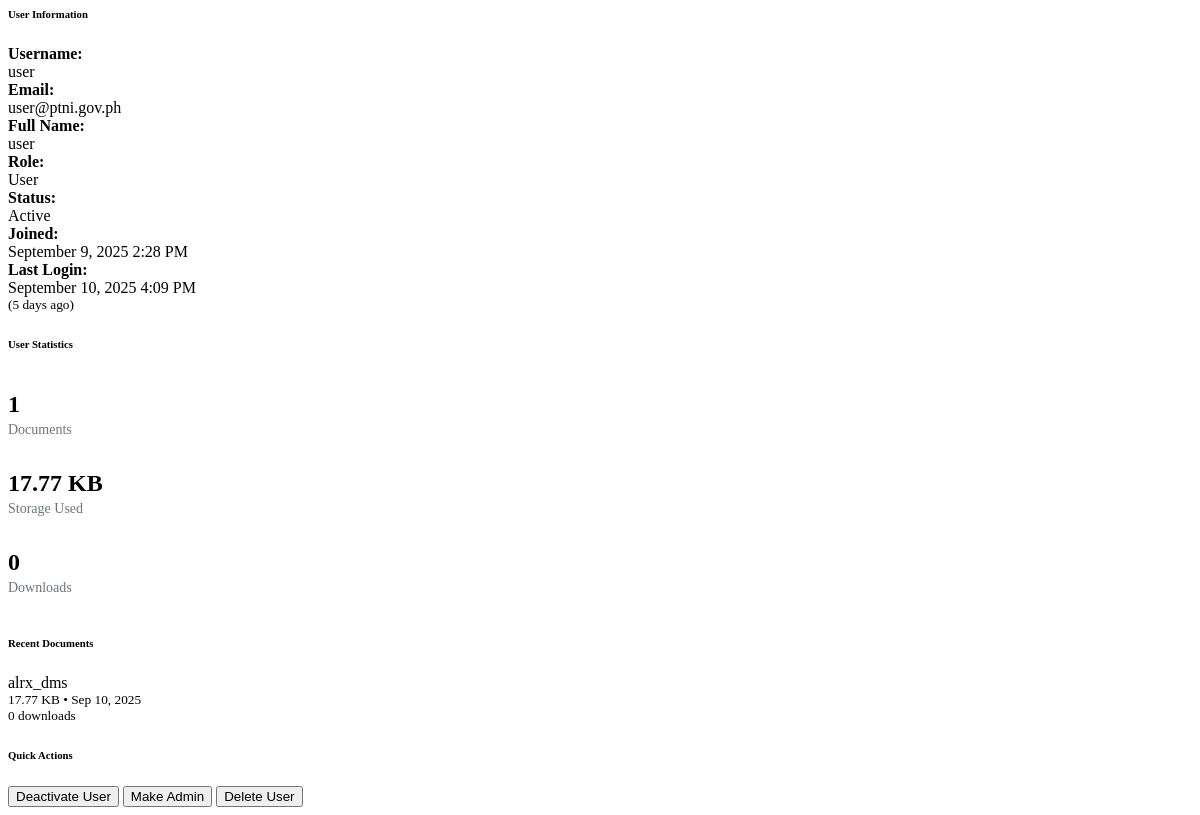
/superadmin/get_user_details.php?id=3 (signed in), run on the app's committed database.
### tables this page shows
CREATE TABLE `users` (
  `id` int(11) NOT NULL,
  `username` varchar(50) NOT NULL,
  `email` varchar(100) NOT NULL,
  `password` varchar(255) NOT NULL,
  `full_name` varchar(100) NOT NULL,
  `role` enum('user','admin','superadmin') NOT NULL,
  `status` enum('active','inactive','suspended') DEFAULT 'active',
  `last_login` timestamp NULL DEFAULT NULL,
  `avatar` varchar(255) DEFAULT NULL,
  `created_at` timestamp NOT NULL DEFAULT current_timestamp(),
  `updated_at` timestamp NOT NULL DEFAULT current_timestamp() ON UPDATE current_timestamp(),
  `last_session_id` varchar(64) DEFAULT NULL,
  `last_login_ip` varchar(45) DEFAULT NULL
);

CREATE TABLE `documents` (
  `id` int(11) NOT NULL,
  `title` varchar(255) NOT NULL,
  `description` text DEFAULT NULL,
  `filename` varchar(255) NOT NULL,
  `original_name` varchar(255) NOT NULL,
  `file_size` bigint(20) NOT NULL,
  `file_type` varchar(10) NOT NULL,
  `mime_type` varchar(100) DEFAULT NULL,
  `category_id` int(11) DEFAULT NULL,
  `division_id` int(11) DEFAULT NULL,
  `user_id` int(11) NOT NULL,
  `downloads` int(11) DEFAULT 0,
  `is_public` tinyint(1) DEFAULT 0,
  `tags` text DEFAULT NULL,
  `created_at` timestamp NOT NULL DEFAULT current_timestamp(),
  `updated_at` timestamp NOT NULL DEFAULT current_timestamp() ON UPDATE current_timestamp()
);

### includes/functions.php (called while the page is built, shortened)
<?php
function formatFileSize($bytes, $precision = 2) {
    $units = array('B', 'KB', 'MB', 'GB', 'TB');
    for ($i = 0; $bytes > 1024 && $i < count($units) - 1; $i++) {
        $bytes /= 1024;
    }
    return round($bytes, $precision) . ' ' . $units[$i];
}
function timeAgo($datetime) {
    $time = time() - strtotime($datetime);
    if ($time < 2592000) return floor($time/86400) . ' days ago';
    return floor($time/31536000) . ' years ago';
}
?>

### superadmin/get_user_details.php (the view, shortened to what this page needs)
<?php
require_once '../includes/functions.php';
$user_id = isset($_GET['id']) ? (int)$_GET['id'] : 0;
try {
    $stmt = $db->prepare("SELECT * FROM users WHERE id = ?");
    $stmt->execute([$user_id]);
    $user = $stmt->fetch();
    $stmt = $db->prepare("
        SELECT
            COUNT(*) as doc_count,
            COALESCE(SUM(file_size), 0) as total_size,
            COALESCE(SUM(downloads), 0) as total_downloads
        FROM documents
        WHERE user_id = ?
    ");
    $stmt->execute([$user_id]);
    $stats = $stmt->fetch();
    $stmt = $db->prepare("
        SELECT title, file_size, created_at, downloads
        FROM documents
        WHERE user_id = ?
        ORDER BY created_at DESC
        LIMIT 5
    ");
    $stmt->execute([$user_id]);
    $recent_docs = $stmt->fetchAll();
} catch (PDOException $e) {
    echo '<div class="alert alert-danger">Database error: ' . $e->getMessage() . '</div>';
    exit();
}
?>
<div class="row">
    <div class="col-md-6">
        <div class="card">
            <div class="card-header">
                <h6 class="mb-0">
                    <i class="fas fa-user me-2"></i>User Information
                </h6>
            </div>
            <div class="card-body">
                <div class="row mb-3">
                    <div class="col-4"><strong>Username:</strong></div>
                    <div class="col-8"><?php echo htmlspecialchars($user['username']); ?></div>
                </div>
                <div class="row mb-3">
                    <div class="col-4"><strong>Email:</strong></div>
                    <div class="col-8"><?php echo htmlspecialchars($user['email']); ?></div>
                </div>
                <div class="row mb-3">
                    <div class="col-4"><strong>Full Name:</strong></div>
                    <div class="col-8"><?php echo htmlspecialchars($user['full_name'] ?? 'Not provided'); ?></div>
                </div>
                <div class="row mb-3">
                    <div class="col-4"><strong>Role:</strong></div>
                    <div class="col-8">
                        <span class="badge bg-<?php echo $user['role'] === 'admin' ? 'danger' : 'primary'; ?>">
                            <?php echo ucfirst($user['role']); ?>
                        </span>
                    </div>
                </div>
                <div class="row mb-3">
                    <div class="col-4"><strong>Status:</strong></div>
                    <div class="col-8">
                        <span class="badge bg-<?php echo $user['status'] === 'active' ? 'success' : 'secondary'; ?>">
                            <?php echo ucfirst($user['status']); ?>
                        </span>
                    </div>
                </div>
                <div class="row mb-3">
                    <div class="col-4"><strong>Joined:</strong></div>
                    <div class="col-8"><?php echo date('F j, Y g:i A', strtotime($user['created_at'])); ?></div>
                </div>
                <div class="row mb-3">
                    <div class="col-4"><strong>Last Login:</strong></div>
                    <div class="col-8">
                        <?php
                        if ($user['last_login']) {
                            echo date('F j, Y g:i A', strtotime($user['last_login']));
                            echo '<br><small class="text-muted">(' . timeAgo($user['last_login']) . ')</small>';
                        } else {
                            echo '<span class="text-muted">Never logged in</span>';
                        }
                        ?>
                    </div>
                </div>
            </div>
        </div>
    </div>
    <div class="col-md-6">
        <div class="card">
            <div class="card-header">
                <h6 class="mb-0">
                    <i class="fas fa-chart-bar me-2"></i>User Statistics
                </h6>
            </div>
            <div class="card-body">
                <div class="row text-center mb-4">
                    <div class="col-4">
                        <div class="stat-box">
                            <div class="stat-number text-primary"><?php echo number_format($stats['doc_count']); ?></div>
                            <div class="stat-label">Documents</div>
                        </div>
                    </div>
                    <div class="col-4">
                        <div class="stat-box">
                            <div class="stat-number text-success"><?php echo formatFileSize($stats['total_size']); ?></div>
                            <div class="stat-label">Storage Used</div>
                        </div>
                    </div>
                    <div class="col-4">
                        <div class="stat-box">
                            <div class="stat-number text-info"><?php echo number_format($stats['total_downloads']); ?></div>
                            <div class="stat-label">Downloads</div>
                        </div>
                    </div>
                </div>
                <h6 class="mb-3">
                    <i class="fas fa-file-alt me-2"></i>Recent Documents
                </h6>
                <?php if (empty($recent_docs)): ?>
                    <p class="text-muted">No documents uploaded yet</p>
                <?php else: ?>
                    <div class="list-group list-group-flush">
                        <?php foreach ($recent_docs as $doc): ?>
                            <div class="list-group-item px-0 py-2">
                                <div class="d-flex justify-content-between align-items-start">
                                    <div>
                                        <div class="fw-medium"><?php echo htmlspecialchars($doc['title']); ?></div>
                                        <small class="text-muted">
                                            <?php echo formatFileSize($doc['file_size']); ?> •
                                            <?php echo date('M j, Y', strtotime($doc['created_at'])); ?>
                                        </small>
                                    </div>
                                    <small class="text-muted">
                                        <?php echo number_format($doc['downloads']); ?> downloads
                                    </small>
                                </div>
                            </div>
                        <?php endforeach; ?>
                    </div>
                <?php endif; ?>
            </div>
        </div>
    </div>
</div>
<div class="row mt-3">
    <div class="col-12">
        <div class="card">
            <div class="card-header">
                <h6 class="mb-0">
                    <i class="fas fa-bolt me-2"></i>Quick Actions
                </h6>
            </div>
            <div class="card-body">
                <div class="btn-group" role="group">
                    <?php if ($user['id'] !== $_SESSION['user_id']): ?>
                        <form method="POST" action="users.php" style="display: inline;">
                            <button type="submit" class="btn btn-<?php echo $user['status'] === 'active' ? 'warning' : 'success'; ?>"
                                    onclick="return confirm('Are you sure you want to <?php echo $user['status'] === 'active' ? 'deactivate' : 'activate'; ?> this user?')">
                                <?php echo $user['status'] === 'active' ? 'Deactivate' : 'Activate'; ?> User
                            </button>
                        </form>
                        <form method="POST" action="users.php" style="display: inline;">
                            <button type="submit" class="btn btn-info ms-2"
                                    onclick="return confirm('Are you sure you want to change this user\'s role to <?php echo $user['role'] === 'admin' ? 'User' : 'Admin'; ?>?')">
                                Make <?php echo $user['role'] === 'admin' ? 'User' : 'Admin'; ?>
                            </button>
                        </form>
                        <button type="button" class="btn btn-danger ms-2"
                                onclick="if(confirm('Are you sure you want to delete this user? This will also delete all their documents. This action cannot be undone.')) {
                                    const form = document.createElement('form');
                                    form.method = 'POST';
                                    form.action = 'users.php';
                                    form.innerHTML = '<input type=\'hidden\' name=\'action\' value=\'delete_user\'><input type=\'hidden\' name=\'user_id\' value=\'<?php echo $user['id']; ?>\'>';
                                    document.body.appendChild(form);
                                    form.submit();
                                }">
                            <i class="fas fa-trash me-2"></i>Delete User
                        </button>
                    <?php endif; ?>
                </div>
            </div>
        </div>
    </div>
</div>

### superadmin/get_user_details.php (style rules this page uses)
.stat-box { padding: 1rem 0; }
.stat-number { font-size: 1.5rem; font-weight: bold; margin-bottom: 0.25rem; }
.stat-label { font-size: 0.875rem; color: #6c757d; }
.list-group-item { border: none; border-bottom: 1px solid #dee2e6; }
.list-group-item:last-child { border-bottom: none; }

### data on the page
users: username "user", email "user@ptni.gov.ph", full_name "user", role "User", status "Active", created_at "September 9, 2025 2:28 PM", last_login "September 10, 2025 4:09 PM", last_login "5 days ago"
documents: title "alrx_dms", file_size "17.77 KB", created_at "Sep 10, 2025", downloads "0"

### other printed values
$stats['doc_count'] "1"
formatFileSize($stats['total_size']) "17.77 KB"
$stats['total_downloads'] "0"
